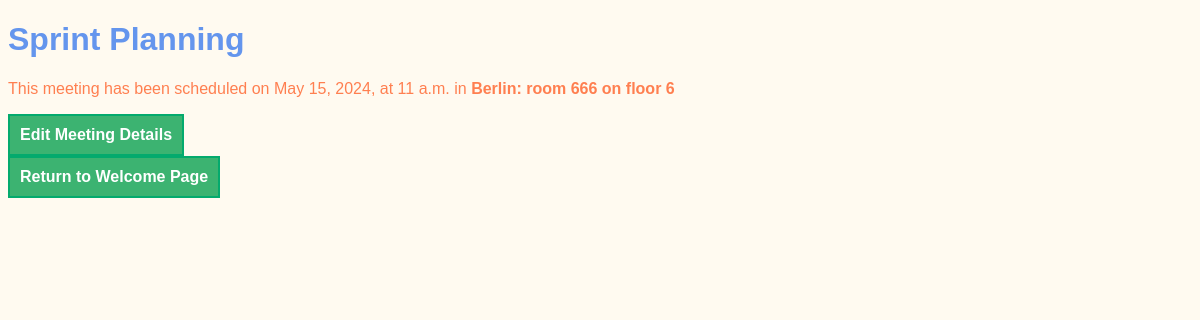
/meetings/3, run on the app's committed database.
### meetings/models.py (models this page shows, shortened)
class Meeting(models.Model):
    title = models.CharField(max_length=200)
    date = models.DateField()
    start_time = models.TimeField(default=time(9))
    duration = models.IntegerField(default=1)
    room = models.ForeignKey('Room', on_delete=models.CASCADE)

class Room(models.Model):
    name = models.CharField(max_length=50)
    floor_number = models.IntegerField()
    room_number = models.IntegerField()
    def __str__(self):
        return f"{self.name}: room {self.room_number} on floor {self.floor_number}"

### meetings/views.py (the view)
# urls.py: path('<int:id>', views.detail, name="detail"),
def detail(request, id):
    meeting = get_object_or_404(Meeting, pk=id)
    return render(request, "meetings/detail.html", {"meeting": meeting})

### meetings/templates/meetings/detail.html (shortened to what this page needs)
{% extends "base.html" %}
{% block content %}
    <h1>{{ meeting.title }}</h1>
    <p>
        This meeting has been scheduled on {{ meeting.date }}, at
        {{ meeting.start_time }} in <strong>{{ meeting.room }}</strong>
    </p>
    <a href="{% url 'edit' meeting.id %}">Edit Meeting Details</a>
    <br>
    <a href="{% url 'welcome' %}">Return to Welcome Page</a>
{% endblock %}

### website/static/website/style.css (style rules this page uses)
body { font-family: sans-serif; color: cornflowerblue; background-color: floralwhite; }
p { color: coral; }
a { background-color: mediumseagreen; border: 2px solid #04AA6D; font-weight: bold; color: white; padding: 10px 10px 10px 10px; text-align: center; text-decoration: none; display: inline-block; font-size: 16px; }

### data on the page
Meeting: title "Sprint Planning", date "May 15, 2024", start_time "11 a.m.", room "Berlin: room 666 on floor 6"
